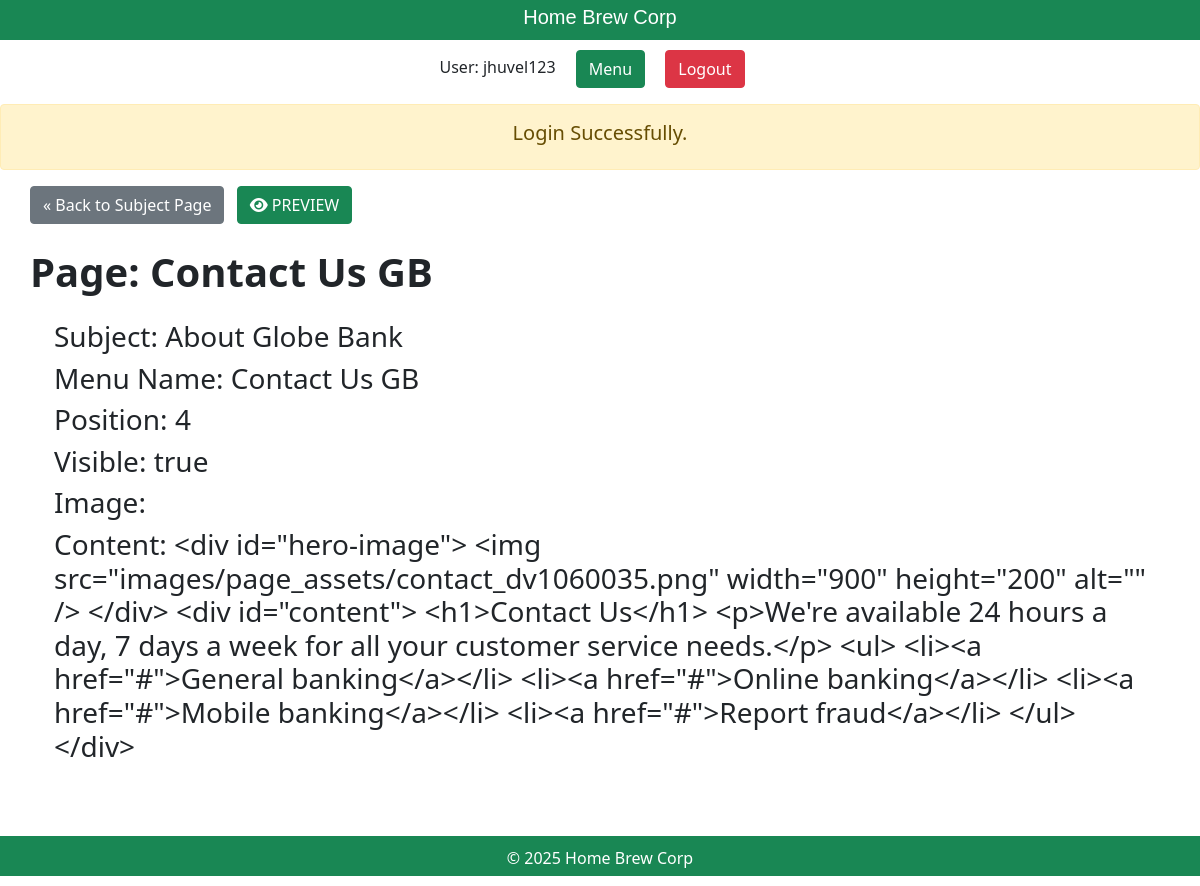
Page /staff/pages/show.php?id=4 (signed in) on the committed database.
### tables this page shows
CREATE TABLE `pages` (
  `id` int(11) NOT NULL,
  `subject_id` int(11) DEFAULT NULL,
  `menu_name` varchar(255) DEFAULT NULL,
  `position` int(3) DEFAULT NULL,
  `visible` tinyint(1) DEFAULT NULL,
  `image` varchar(255) NOT NULL,
  `content` text DEFAULT NULL
);

CREATE TABLE `subjects` (
  `id` int(11) NOT NULL,
  `menu_name` varchar(255) DEFAULT NULL,
  `position` int(3) DEFAULT NULL,
  `visible` tinyint(1) DEFAULT NULL
);

### private/database.php (called while the page is built, shortened)
<?php
function db_escape($connection, $string)
{
    return mysqli_escape_string($connection, $string);
}

### private/query_functions.php (called while the page is built, shortened)
<?php
function find_subject_by_id($subject_id, $option = [])
{
    global $db;
    $visible = $option['visible'] ?? false;
    $sql = "SELECT * FROM subjects ";
    $sql .= "WHERE id='" . db_escape($db, $subject_id) . "'";
    $result = mysqli_query($db, $sql);
    $subject = mysqli_fetch_assoc($result);
    return $subject;
}
function find_page_by_id($page_id, $option = [])
{
    global $db;
    $visible = $option['visible'] ?? false;
    $sql = "SELECT * FROM pages ";
    $sql .= "WHERE id='" . db_escape($db, $page_id) . "' ";
    $result = mysqli_query($db, $sql);
    $page = mysqli_fetch_assoc($result);
    return $page;
}

### public/staff/pages/show.php (the view, shortened to what this page needs)
<?php $id = $_GET['id'] ?? '1'; ?>
<?php include(SHARED_PATH . '/staff_header.php'); ?>
<?php $page_title = 'Show Page';
$page = find_page_by_id($id);
$subject = find_subject_by_id($page['subject_id']);
?>
<div id="content">
    <a class="btn btn-secondary" href="<?php echo url_for('/staff/subjects/show.php?id=' . hu($page['subject_id'])) ?>">&laquo; Back to Subject Page</a> <a class="btn btn-success ms-2" href="<?php echo url_for('/index.php?id=' . h($id) . '&preview=true'); ?>" target="_blank"> <i class="fa-solid fa-eye"></i>
        PREVIEW</a>
    <div class="page show">
        <h1 class="my-4 fw-bold">Page: <?php echo h($page['menu_name']); ?></h1>
        <div class="mx-4">
            <h3>Subject: <?php echo h($subject['menu_name']); ?></h3>
            <h3>Menu Name: <?php echo h($page['menu_name']); ?></h3>
            <h3>Position: <?php echo h($page['position']); ?></h3>
            <h3>Visible: <?php echo $page['visible'] === '1' ? 'true' : 'false' ?></h3>
            <h3>Image: <?php echo h($page['image']); ?></h3>
            <h3>Content: <?php echo h($page['content']); ?></h3>
        </div>
    </div>
</div>
<?php include(SHARED_PATH . '/staff_footer.php'); ?>

### public/stylesheets/staff.css (style rules this page uses)
body { margin: 0; padding: 0; }
#content { width: auto; min-height: 650px; padding: 0 30px; }

### rows in the picture
pages: menu_name "Contact Us GB", position "4", content "<div id=\"hero-image\"> <img src=\"images/page_assets/contact_dv1060035.png\" width=\"900\" height=\"200\" alt=\"\" /> </div> <div id=\"content\"> <h1>Contact Us</h1> <p>We're available 24 hours a day, 7 days a week for all your customer service needs.</p> <ul> <li><a href=\"#\">General banking</a></li> <li><a href=\"#\">Online banking</a></li> <li><a href=\"#\">Mobile banking</a></li> <li><a href=\"#\">Report fraud</a></li> </ul> </div>"
subjects: menu_name "About Globe Bank"

### other values in the picture
$_SESSION['username'] "jhuvel123"
$message "Login Successfully."
